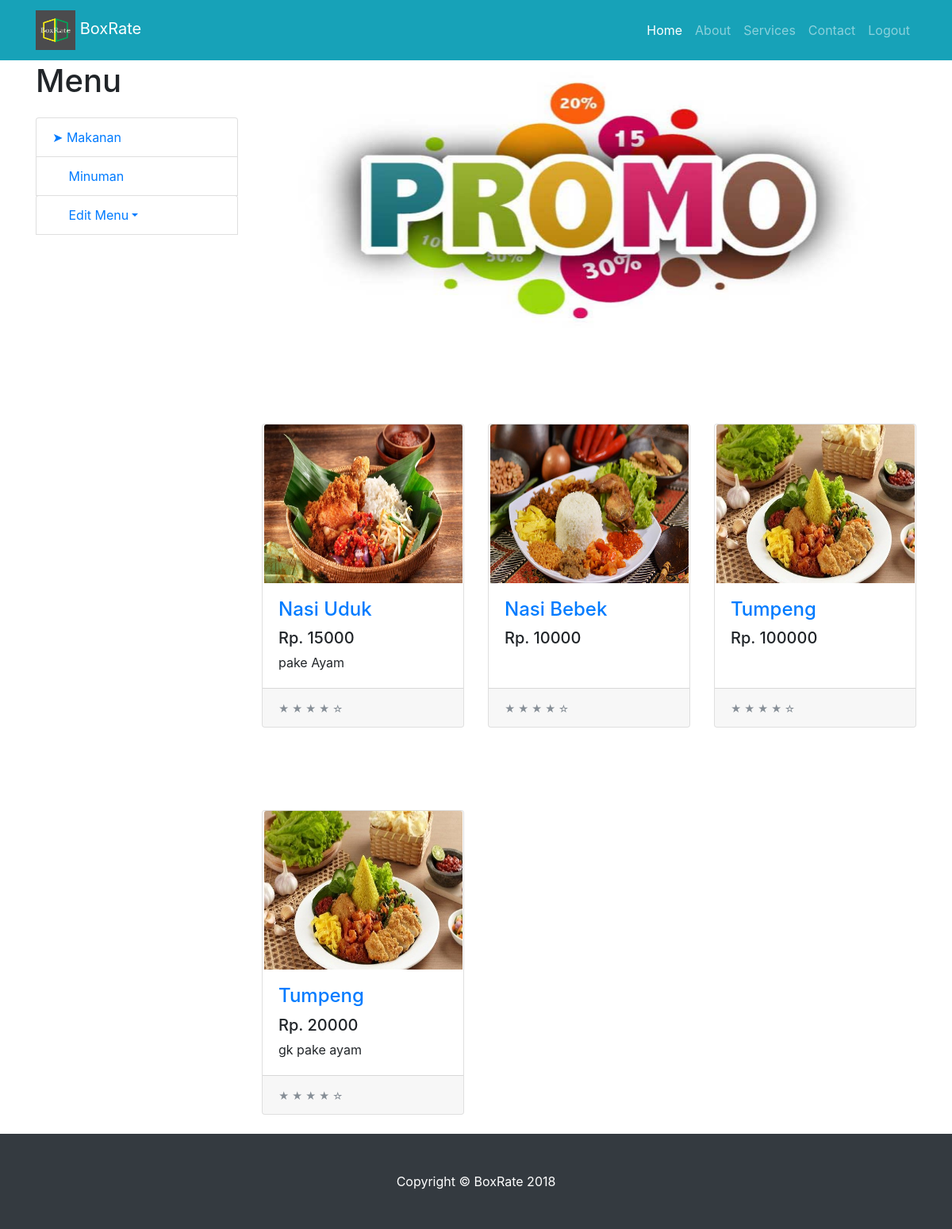
Page /menu-makanan.php on the earlier database version.
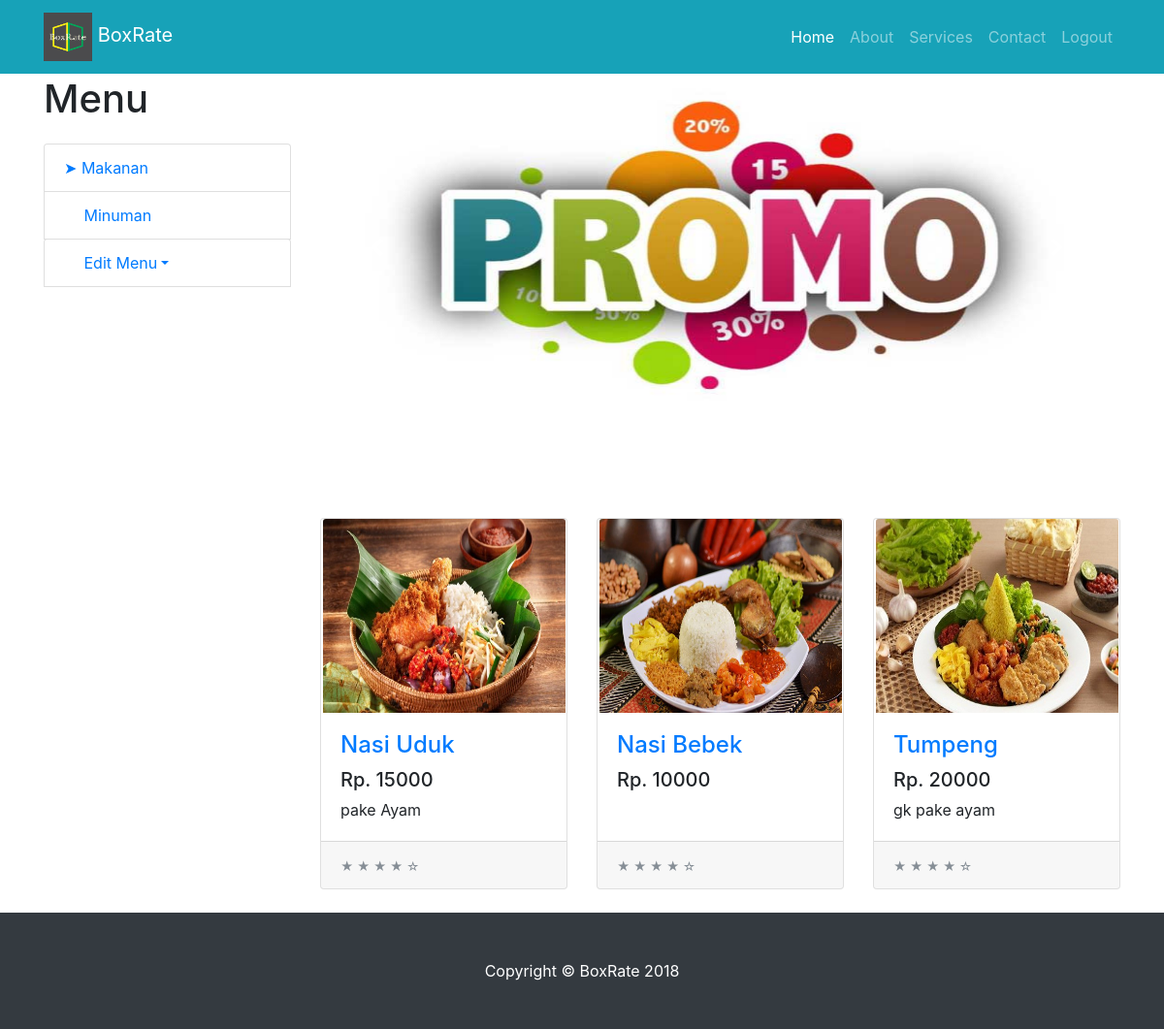
Same page on the later database version.
### tables this page shows
CREATE TABLE `menu` (
  `id` int(11) NOT NULL,
  `image` varchar(200) NOT NULL,
  `price` int(11) NOT NULL,
  `name` text NOT NULL,
  `ket` varchar(200) NOT NULL,
  `description` varchar(200) NOT NULL,
  `rating` int(3) NOT NULL
);

### menu-makanan.php (the view, shortened to what this page needs)
<!DOCTYPE html>
<html lang="en">
  <head>
    <link href="vendor/bootstrap/css/bootstrap.min.css" rel="stylesheet">
    <link rel="stylesheet" type="text/css" href="css/shop-homepage.css">
  </head>
  <body >
    <nav class="navbar navbar-expand-lg navbar-dark bg-info fixed-top">
      <div class="container">
        <a class="navbar-brand" href="#">
          <img id='image-logo'src="images/logo/BoxRate.png">
        BoxRate</a>
        <div class="collapse navbar-collapse" id="navbarResponsive">
          <ul class="navbar-nav ml-auto">
            <li class="nav-item active">
              <a class="nav-link" href="index.php">Home
              </a>
            </li>
            <li class="nav-item">
              <a class="nav-link" href="#">About</a>
            </li>
            <li class="nav-item">
              <a class="nav-link" href="#">Services</a>
            </li>
            <li class="nav-item">
              <a class="nav-link" href="#">Contact</a>
            </li>
            <li class="nav-item" >
              <a class="nav-link" href="index.php?logout='1'">Logout</a>
            </li>
          </ul>
        </div>
      </div>
    </nav>
    <div class="container">
      <div class="row">
        <div class="col-lg-3">
          <h1 class="my-4">Menu</h1>
          <div class="list-group">
            <a href="#" class="list-group-item">&#x27a4; Makanan</a>
            <a href="menu-minuman.php" class="list-group-item">&emsp;&nbsp;Minuman</a>
           <div class="dropdown">
            <a href="#" class="list-group-item dropdown-toggle" data-toggle="dropdown">&emsp;&nbsp;Edit Menu</a>
          </div>
          </div>
        </div>
        <div class="col-lg-9">
          <div id="carouselExampleIndicators" class="carousel slide my-4" data-ride="carousel">
            <ol class="carousel-indicators">
              <li data-target="#carouselExampleIndicators" data-slide-to="0" class="active"></li>
              <li data-target="#carouselExampleIndicators" data-slide-to="1"></li>
              <li data-target="#carouselExampleIndicators" data-slide-to="2"></li>
            </ol>
            <div class="carousel-inner" role="listbox">
              <div class="carousel-item active">
                <img id="image-promo" class="d-block img-fluid" src="images/diskon/promo-diskon.jpg" alt="First slide">
              </div>
            </div>
            <a class="carousel-control-prev" href="#carouselExampleIndicators" role="button" data-slide="prev">
              <span class="carousel-control-prev-icon" aria-hidden="true"></span>
            </a>
            <a class="carousel-control-next" href="#carouselExampleIndicators" role="button" data-slide="next">
              <span class="carousel-control-next-icon" aria-hidden="true"></span>
            </a>
          </div>
          <div class="row">
        <?php
           $db = mysqli_connect("localhost", "root", "", "boxrate");
           $sql= "SELECT * FROM menu WHERE ket='makanan'";
           $result = mysqli_query($db, $sql);
           while ($row=mysqli_fetch_array($result)) {
            echo "<div class='col-lg-4 col-md-6 mb-4'>
              <div class='card h-100'>
                <a href='#'><img id='image-menu' class='card-img-top' src='images/makanan/".$row['image']."' alt=''></a>
                <div class='card-body'>
                  <h4 class='card-title'>
                    <a href='#'>".$row['name']."</a>
                  </h4>
                  <h5>Rp. ".$row['price']."</h5>
                  <p class='card-text'>".$row['description']."</p>
                </div>
                <div class='card-footer'>
                  <small class='text-muted'>&#9733; &#9733; &#9733; &#9733; &#9734;</small>
                </div>
              </div>
            </div>";
          }
          ?>
          </div>
        </div>
      </div>
    </div>
    <footer class="py-5 bg-dark">
      <div class="container">
        <p class="m-0 text-center text-white">Copyright &copy; BoxRate 2018</p>
      </div>
    </footer>
  </body>
</html>

### css/shop-homepage.css (style rules this page uses)
body { padding-top: 54px; }
#image-logo { width: 50px; height: 50px; }
#image-menu { margin-left: 2px; width: 250px ; height: 200px; }
#image-promo { margin: 0 auto; width: 900px; height: 350px; }
@media (min-width: 992px) { body { padding-top: 56px; } }
.card-title { text-transform: capitalize; }
.mb-4 { margin-top: 80px; }

Differences in the rows shown:
removed menu: image (picture), name "Tumpeng", price "100000"
